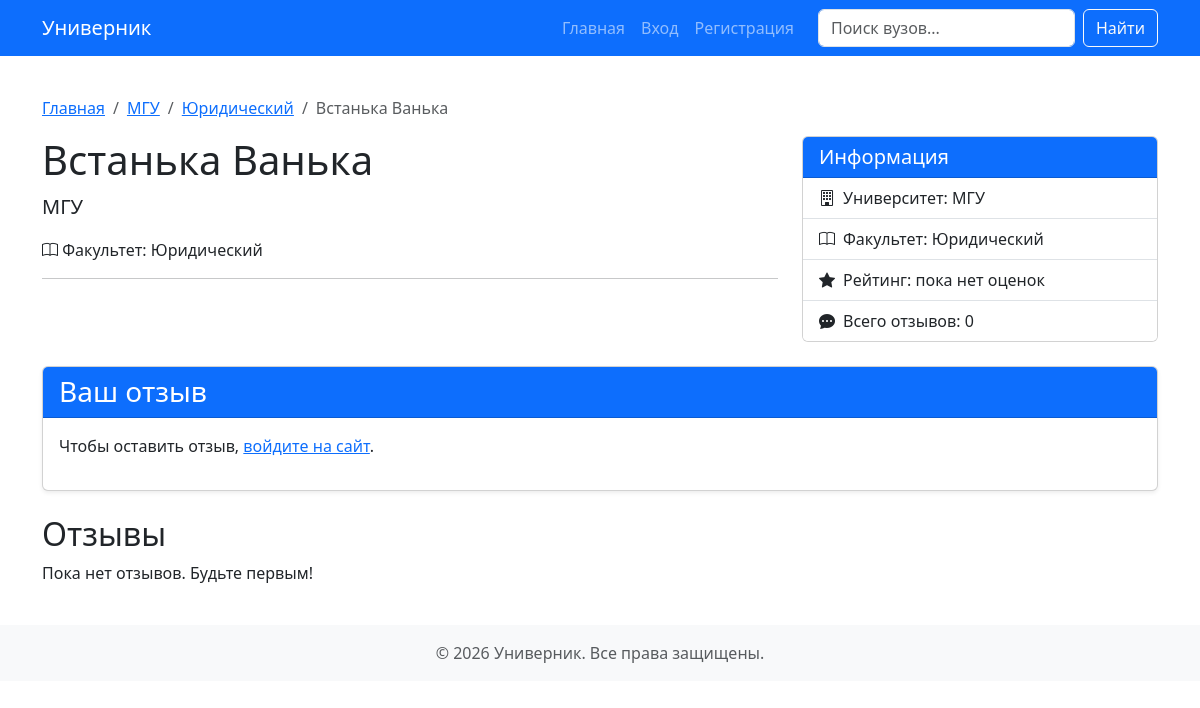
The page /teacher/1/ on the database its author committed.
### main/models.py (models this page shows, shortened)
class Teacher(models.Model):
    first_name = models.CharField(max_length=100, verbose_name='Имя')
    last_name = models.CharField(max_length=100, verbose_name='Фамилия')
    description = models.TextField(blank=True, verbose_name='Описание')
    university = models.ForeignKey(
        University,
        on_delete=models.CASCADE,
        related_name='teachers',
        verbose_name='Университет'
    )
    faculty = models.ForeignKey(
        Faculty,
        on_delete=models.SET_NULL,
        null=True,
        blank=True,
        related_name='teachers',
        verbose_name='Факультет'
    )
    created_at = models.DateTimeField(auto_now_add=True, verbose_name='Дата создания')
    updated_at = models.DateTimeField(auto_now=True, verbose_name='Дата обновления')
    rating = models.FloatField(default=0.0, verbose_name='Рейтинг')
    class Meta:
        verbose_name = 'Преподаватель'
        verbose_name_plural = 'Преподаватели'
        ordering = ['last_name', 'first_name']

class University(models.Model):
    name = models.CharField(
        max_length=255,
        verbose_name='Название вуза'
    )
    description = models.TextField(
        verbose_name='Описание',
        blank=True,  # может быть пустым
        help_text='Краткое описание университета'
    )
    city = models.CharField(
        max_length=100,
        verbose_name='Город'
    )
    website = models.URLField(
        max_length=255,
        verbose_name='Официальный сайт',
        blank=True,  # необязательное поле
        null=True
    )
    created_at = models.DateTimeField(
        auto_now_add=True,
        verbose_name='Дата добавления'
    )
    updated_at = models.DateTimeField(
        auto_now=True,
        verbose_name='Дата обновления'
    )
    rating = models.FloatField(
        default=0.0,
        verbose_name='Рейтинг'
    )
    image = models.ImageField(
        upload_to='universities/',
        blank=True,
        null=True,
        verbose_name='Изображение'
    )
    class Meta:
        verbose_name = 'Университет'
        verbose_name_plural = 'Университеты'
        ordering = ['-created_at']  # сортировка по умолчанию: новые сверху

class Faculty(models.Model):
    name = models.CharField(max_length=255, verbose_name='Название')
    description = models.TextField(blank=True, verbose_name='Описание')
    university = models.ForeignKey(
        University,
        on_delete=models.CASCADE,
        related_name='faculties',
        verbose_name='Университет'
    )
    created_at = models.DateTimeField(auto_now_add=True, verbose_name='Дата создания')
    updated_at = models.DateTimeField(auto_now=True, verbose_name='Дата обновления')
    rating = models.FloatField(default=0.0, verbose_name='Рейтинг')
    class Meta:
        verbose_name = 'Факультет'
        verbose_name_plural = 'Факультеты'
        ordering = ['name']

### main/views.py (the view)
# urls.py: path('teacher/<int:teacher_id>/', views.teacher_detail, name='teacher_detail'),
def teacher_detail(request, teacher_id):
    teacher = get_object_or_404(Teacher, pk=teacher_id)
    reviews_all = teacher.teacher_reviews.filter(moderated=True).order_by('-created_at')
    paginator = Paginator(reviews_all, 5)
    page_number = request.GET.get('page')
    page_obj = paginator.get_page(page_number)
    user_review = None
    if request.user.is_authenticated:
        user_review = TeacherReview.objects.filter(teacher=teacher, author=request.user).first()
    if request.method == 'POST':
        if not request.user.is_authenticated:
            return redirect('account_login')
        if user_review:
            messages.error(request, 'Вы уже оставили отзыв для этого преподавателя.')
            return redirect('teacher_detail', teacher_id=teacher.id)
        form = TeacherReviewForm(request.POST)
        if form.is_valid():
            review = form.save(commit=False)
            review.teacher = teacher
            review.author = request.user
            try:
                review.save()
                messages.success(request, 'Отзыв добавлен и ожидает модерации.')
            except IntegrityError:
                messages.error(request, 'Не удалось добавить отзыв. Возможно, вы уже оставляли его.')
            return redirect('teacher_detail', teacher_id=teacher.id) + '#reviews'
    else:
        form = TeacherReviewForm()
    context = {
        'teacher': teacher,
        'page_obj': page_obj,
        'form': form,
        'user_review': user_review,
    }
    return render(request, 'teacher_detail.html', context)

### main/forms.py (shortened to what this page needs)
class TeacherReviewForm(forms.ModelForm):
    class Meta:
        model = TeacherReview
        fields = ['text', 'rating']
        labels = {
            'text': 'Текст отзыва',
            'rating': 'Оценка',
        }
        widgets = {
            'text': forms.Textarea(attrs={'rows': 4, 'class': 'form-control'}),
            'rating': forms.Select(attrs={'class': 'form-control'}),
        }

### main/templates/teacher_detail.html (shortened to what this page needs)
{% extends 'base.html' %}
{% load static %}
{% block content %}
<div class="row">
    <div class="col-12">
        <nav aria-label="breadcrumb">
            <ol class="breadcrumb">
                <li class="breadcrumb-item"><a href="{% url 'index' %}">Главная</a></li>
                <li class="breadcrumb-item"><a href="{% url 'university_detail' teacher.university.id %}">{{ teacher.university.name }}</a></li>
                {% if teacher.faculty %}
                    <li class="breadcrumb-item"><a href="{% url 'faculty_detail' teacher.faculty.id %}">{{ teacher.faculty.name }}</a></li>
                {% endif %}
                <li class="breadcrumb-item active">{{ teacher.last_name }} {{ teacher.first_name }}</li>
            </ol>
        </nav>
    </div>
</div>
<div class="row">
    <div class="col-md-8">
        <h1>{{ teacher.last_name }} {{ teacher.first_name }}</h1>
        <p class="lead">{{ teacher.university.name }}</p>
        {% if teacher.faculty %}
            <p><i class="bi bi-book"></i> Факультет: {{ teacher.faculty.name }}</p>
        {% endif %}
        <hr>
    </div>
    <div class="col-md-4">
        <div class="card">
            <div class="card-header bg-primary text-white">
                <h5 class="mb-0">Информация</h5>
            </div>
            <ul class="list-group list-group-flush">
                <li class="list-group-item"><i class="bi bi-building me-2"></i>Университет: {{ teacher.university.name }}</li>
                {% if teacher.faculty %}
                    <li class="list-group-item"><i class="bi bi-book me-2"></i>Факультет: {{ teacher.faculty.name }}</li>
                {% endif %}
                <li class="list-group-item"><i class="bi bi-star-fill me-2"></i>Рейтинг:
                    {% if teacher.rating > 0 %}
                        {{ teacher.rating|floatformat:2 }} / 5
                    {% else %}
                        пока нет оценок
                    {% endif %}
                </li>
                <li class="list-group-item"><i class="bi bi-chat-dots-fill me-2"></i>Всего отзывов: {{ page_obj.paginator.count }}</li>
            </ul>
        </div>
    </div>
</div>
<div class="row mt-4">
    <div class="col-12">
        <div class="card shadow-sm">
            <div class="card-header bg-primary text-white">
                <h3 class="mb-0">Ваш отзыв</h3>
            </div>
            <div class="card-body">
                {% if user.is_authenticated %}
                    {% if user_review %}
                        <div class="mb-3">
                            <p>Вы уже оставили отзыв для этого преподавателя:</p>
                            <blockquote class="blockquote p-3 bg-light rounded">
                                {{ user_review.text|truncatewords:30|linebreaks }}
                            </blockquote>
                            <div class="d-flex gap-2">
                                <a href="{% url 'edit_teacher_review' user_review.id %}" class="btn btn-warning">
                                    <i class="bi bi-pencil-square me-1"></i>Редактировать
                                </a>
                                <a href="{% url 'delete_teacher_review' user_review.id %}" class="btn btn-danger">
                                    <i class="bi bi-trash3 me-1"></i>Удалить
                                </a>
                            </div>
                        </div>
                    {% else %}
                        <form method="post">
                            {% csrf_token %}
                            {% if form.non_field_errors %}
                                <div class="alert alert-danger">{{ form.non_field_errors }}</div>
                            {% endif %}
                            <div class="mb-3">
                                <label for="{{ form.text.id_for_label }}" class="form-label">{{ form.text.label }}</label>
                                {{ form.text }}
                                {% if form.text.errors %}<div class="text-danger">{{ form.text.errors }}</div>{% endif %}
                            </div>
                            <div class="mb-3">
                                <label for="{{ form.rating.id_for_label }}" class="form-label">{{ form.rating.label }}</label>
                                {{ form.rating }}
                                {% if form.rating.errors %}<div class="text-danger">{{ form.rating.errors }}</div>{% endif %}
                            </div>
                            <button type="submit" class="btn btn-primary">Отправить отзыв</button>
                        </form>
                    {% endif %}
                {% else %}
                    <p>Чтобы оставить отзыв, <a href="{% url 'account_login' %}?next={{ request.path }}">войдите на сайт</a>.</p>
                {% endif %}
            </div>
        </div>
    </div>
</div>
<div class="row mt-4" id="reviews">
    <div class="col-12">
        <h2>Отзывы</h2>
        {% if page_obj %}
            {% for review in page_obj %}
                <div class="card mb-3 shadow-sm">
                    <div class="card-header">
                        <strong>{{ review.author.email|truncatechars:30 }}</strong>
                        <span class="badge bg-primary float-end">Оценка: {{ review.rating }}/5</span>
                        {% if user.is_authenticated and review.author == user %}
                            <a href="{% url 'edit_teacher_review' review.id %}" class="btn btn-sm btn-warning float-end me-2">Редактировать</a>
                            <a href="{% url 'delete_teacher_review' review.id %}" class="btn btn-sm btn-danger float-end me-2">Удалить</a>
                        {% endif %}
                    </div>
                    <div class="card-body">
                        <p class="card-text">{{ review.text|linebreaks }}</p>
                    </div>
                    <div class="card-footer text-muted">
                        {{ review.created_at|date:"d.m.Y H:i" }}
                        {% if not review.moderated %}
                            <span class="badge bg-warning ms-2">На модерации</span>
                        {% endif %}
                    </div>
                </div>
            {% endfor %}
            {% if page_obj.has_other_pages %}
                <nav aria-label="Пагинация отзывов">
                    <ul class="pagination justify-content-center">
                        {% if page_obj.has_previous %}
                            <li class="page-item"><a class="page-link" href="?page={{ page_obj.previous_page_number }}#reviews">&laquo;</a></li>
                        {% endif %}
                        {% for num in page_obj.paginator.page_range %}
                            {% if page_obj.number == num %}
                                <li class="page-item active"><span class="page-link">{{ num }}</span></li>
                            {% elif num > page_obj.number|add:'-3' and num < page_obj.number|add:'3' %}
                                <li class="page-item"><a class="page-link" href="?page={{ num }}#reviews">{{ num }}</a></li>
                            {% endif %}
                        {% endfor %}
                        {% if page_obj.has_next %}
                            <li class="page-item"><a class="page-link" href="?page={{ page_obj.next_page_number }}#reviews">&raquo;</a></li>
                        {% endif %}
                    </ul>
                </nav>
            {% endif %}
        {% else %}
            <p>Пока нет отзывов. Будьте первым!</p>
        {% endif %}
    </div>
</div>
{% endblock %}

### main/static/css/style.css (style rules this page uses)
body { display: flex; flex-direction: column; }

### rows shown on the page
Teacher: university.name "МГУ", faculty.name "Юридический", last_name "Встанька", first_name "Ванька"

### other values the page prints
{{ page_obj.paginator.count }} "0"
